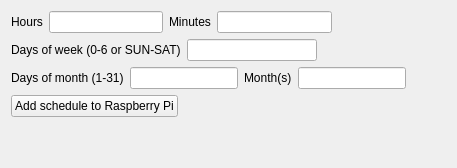
                        <widget class="QWidget" name="add_picture_schedule_tab">
                         <attribute name="title">
                          <string>New schedule</string>
                         </attribute>
                         <layout class="QVBoxLayout" name="verticalLayout_17">
                          <item>
                           <layout class="QHBoxLayout" name="horizontalLayout_25">
                            <item>
                             <widget class="QLabel" name="label_35">
                              <property name="text">
                               <string>Hours</string>
                              </property>
                             </widget>
                            </item>
                            <item>
                             <widget class="QLineEdit" name="picture_hours_le">
                              <property name="frame">
                               <bool>true</bool>
                              </property>
                              <property name="clearButtonEnabled">
                               <bool>false</bool>
                              </property>
                             </widget>
                            </item>
                            <item>
                             <widget class="QLabel" name="label_36">
                              <property name="text">
                               <string>Minutes</string>
                              </property>
                             </widget>
                            </item>
                            <item>
                             <widget class="QLineEdit" name="picture_minutes_le"/>
                            </item>
                            <item>
                             <spacer name="horizontalSpacer_19">
                              <property name="orientation">
                               <enum>Qt::Horizontal</enum>
                              </property>
                              <property name="sizeHint" stdset="0">
                               <size>
                                <width>40</width>
                                <height>20</height>
                               </size>
                              </property>
                             </spacer>
                            </item>
                           </layout>
                          </item>
                          <item>
                           <layout class="QHBoxLayout" name="horizontalLayout_26">
                            <item>
                             <widget class="QLabel" name="label_37">
                              <property name="text">
                               <string>Days of week (0-6 or SUN-SAT)</string>
                              </property>
                             </widget>
                            </item>
                            <item>
                             <widget class="QLineEdit" name="picture_days_of_week_le"/>
                            </item>
                            <item>
                             <spacer name="horizontalSpacer_20">
                              <property name="orientation">
                               <enum>Qt::Horizontal</enum>
                              </property>
                              <property name="sizeHint" stdset="0">
                               <size>
                                <width>40</width>
                                <height>20</height>
                               </size>
                              </property>
                             </spacer>
                            </item>
                           </layout>
                          </item>
                          <item>
                           <layout class="QHBoxLayout" name="horizontalLayout_27">
                            <item>
                             <widget class="QLabel" name="label_38">
                              <property name="text">
                               <string>Days of month (1-31)</string>
                              </property>
                             </widget>
                            </item>
                            <item>
                             <widget class="QLineEdit" name="picture_days_of_month_le"/>
                            </item>
                            <item>
                             <widget class="QLabel" name="label_39">
                              <property name="text">
                               <string>Month(s)</string>
                              </property>
                             </widget>
                            </item>
                            <item>
                             <widget class="QLineEdit" name="picture_months_le"/>
                            </item>
                            <item>
                             <spacer name="horizontalSpacer_21">
                              <property name="orientation">
                               <enum>Qt::Horizontal</enum>
                              </property>
                              <property name="sizeHint" stdset="0">
                               <size>
                                <width>40</width>
                                <height>20</height>
                               </size>
                              </property>
                             </spacer>
                            </item>
                           </layout>
                          </item>
                          <item>
                           <layout class="QHBoxLayout" name="horizontalLayout_30">
                            <item>
                             <widget class="QPushButton" name="configure_picture_pb">
                              <property name="text">
                               <string>Add schedule to Raspberry Pi</string>
                              </property>
                             </widget>
                            </item>
                            <item>
                             <spacer name="horizontalSpacer_24">
                              <property name="orientation">
                               <enum>Qt::Horizontal</enum>
                              </property>
                              <property name="sizeHint" stdset="0">
                               <size>
                                <width>40</width>
                                <height>20</height>
                               </size>
                              </property>
                             </spacer>
                            </item>
                           </layout>
                          </item>
                          <item>
                           <spacer name="verticalSpacer_3">
                            <property name="orientation">
                             <enum>Qt::Vertical</enum>
                            </property>
                            <property name="sizeHint" stdset="0">
                             <size>
                              <width>20</width>
                              <height>40</height>
                             </size>
                            </property>
                           </spacer>
                          </item>
                         </layout>
                        </widget>
